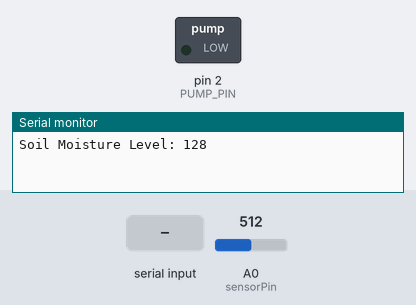
This sketch was run on a simulated Arduino Uno, built with avr-gcc and run on an emulated ATmega328P. Parts: switched loads named in the sketch (green lamp = pin HIGH), the last lines printed to the serial monitor. The inputs (shaded band) are chosen by the test bench; at power-on: A0 (sensorPin) = 512.

Above: at 1.2 s.
1.3 s: "PUMP_ON\n" received over Serial
At 10.6 s:
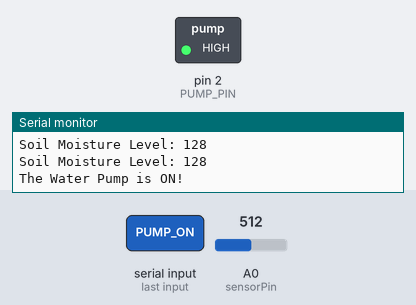
11.5 s: "PUMP_OFF\n" received over Serial
At 20.7 s:
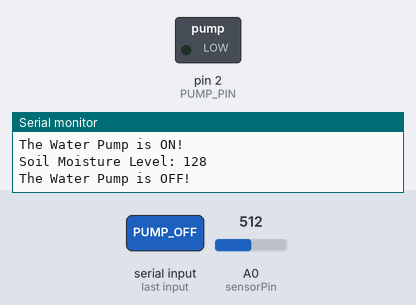
Timing chart, 0 to 22.2 s (numbered marks = the images above; inputs shaded):
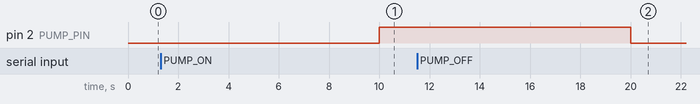

Measured:
- after the input at 1.3 s, pin 2 (PUMP_PIN): LOW → HIGH after 8.7 s
- after the input at 11.5 s, pin 2 (PUMP_PIN): HIGH → LOW after 8.5 s

The sketch:

finalcode.ino
```cpp
#define PUMP_PIN 2
int sensorPin = A0;
int sensorValue = 0;
String command = "";

void setup() {
  Serial.begin(9600);
  pinMode(PUMP_PIN, OUTPUT);
  digitalWrite(PUMP_PIN, LOW);
}

void loop() {
  // Read the soil moisture sensor value
  sensorValue = analogRead(sensorPin);
  sensorValue = map(sensorValue, 0, 1023, 255, 0);
  Serial.print("Soil Moisture Level: ");
  Serial.println(sensorValue);

  // Check for commands from Python
  if (Serial.available() > 0) {
    command = Serial.readStringUntil('\n');
    command.trim();
    if (command == "PUMP_ON") {
      digitalWrite(PUMP_PIN, HIGH);
      Serial.println("The Water Pump is ON!");
    } else if (command == "PUMP_OFF") {
      digitalWrite(PUMP_PIN, LOW);
      Serial.println("The Water Pump is OFF!");
    }
  }

  delay(10000);
}
```
